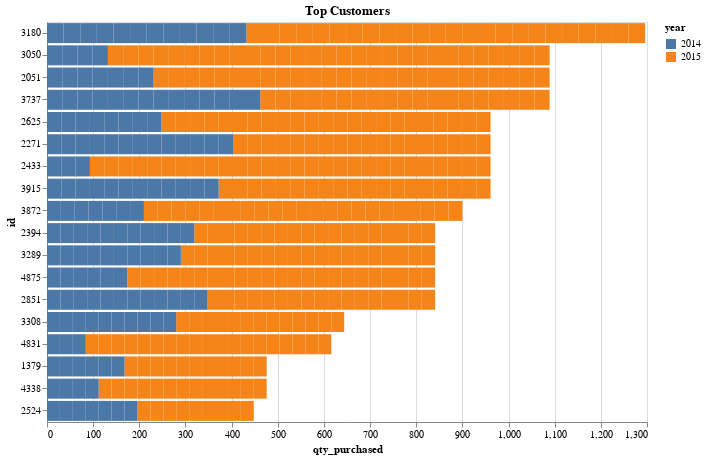

Notebook code for this chart:
### Markdown cell above
## Top Customers

### Code cell
# Getting The Top Customers Based On Quantity Purchased
top_customers=temp[['id', 'qty_purchased','year']].sort_values(by = 'qty_purchased',ascending = False).head(500)

# Converting The Datatype Of Id & Year
top_customers.id = top_customers.id.astype('category') 
top_customers.year = top_customers.year.astype('category') 

# Plotting
alt.Chart(top_customers).mark_bar(color="darkgreen").encode(
    x='qty_purchased',
    y=alt.Y('id', sort='-x'),
    color='year',
    tooltip=['id','qty_purchased']
).properties(height=400,width=600,title="Top Customers")

### Figure 1 — Vega-Lite specification as saved in the notebook (floating-point values rounded to 4 significant figures; data arrays with more than 128 entries replaced by an {"elided": "..."} marker saying what was removed)
{"config": {"view": {"continuousWidth": 300, "continuousHeight": 300}}, "data": {"name": "data-7f5b7894c787c7ab9db86b2095e758f7"}, "mark": {"type": "bar", "color": "darkgreen"}, "encoding": {"color": {"field": "year", "type": "nominal"}, "tooltip": [{"field": "id", "type": "nominal"}, {"field": "qty_purchased", "type": "quantitative"}], "x": {"field": "qty_purchased", "type": "quantitative"}, "y": {"field": "id", "sort": "-x", "type": "nominal"}}, "height": 400, "title": "Top Customers", "width": 600, "$schema": "https://vega.github.io/schema/vega-lite/v5.16.3.json", "datasets": {"data-7f5b7894c787c7ab9db86b2095e758f7": {"elided": "500 records"}}}
